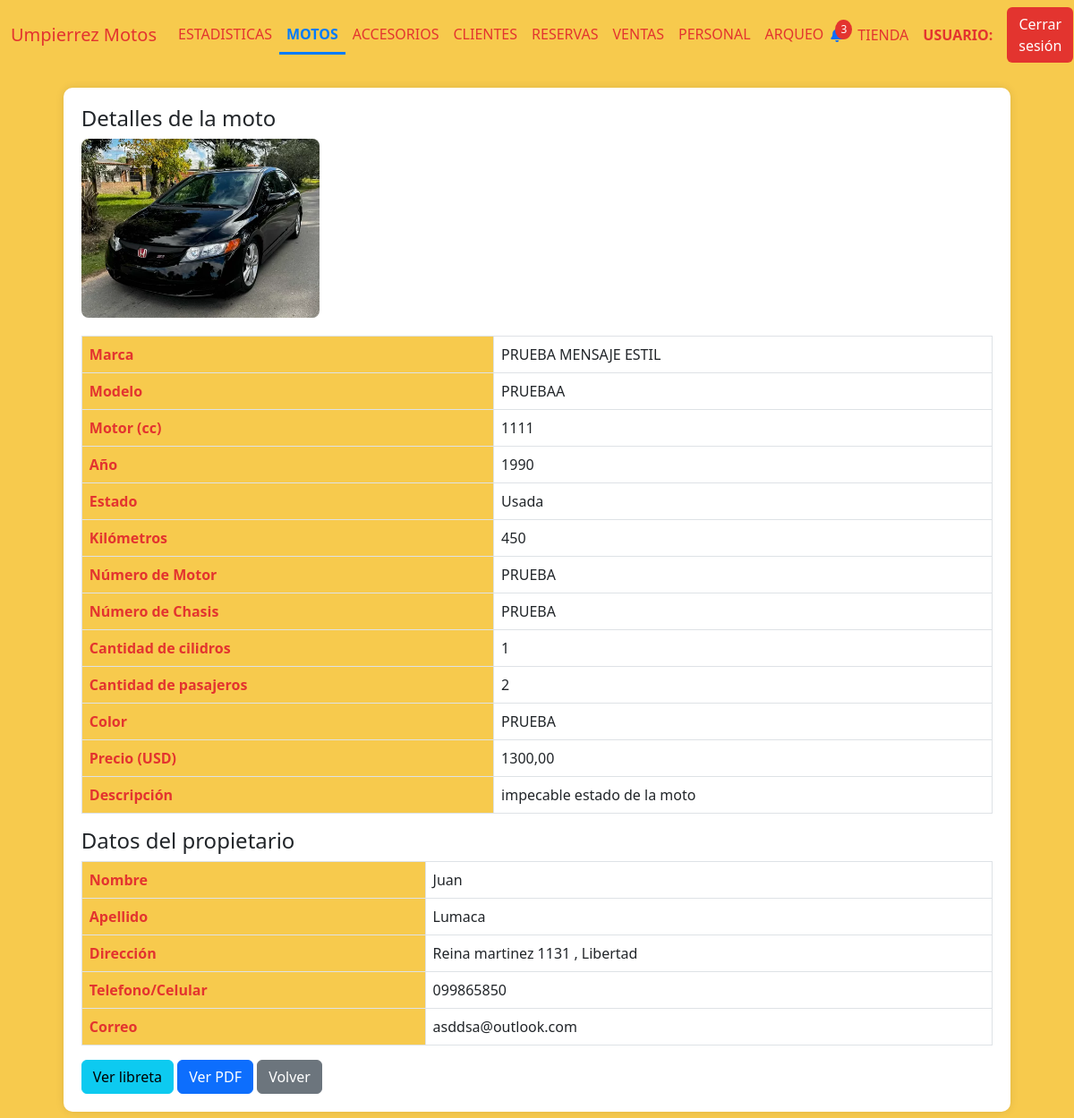
The page /moto_detalles/35 (signed in) on the database its author committed.
### AppUM/models.py (models this page shows)
class Moto(models.Model):
    marca = models.CharField(max_length=20)
    modelo = models.CharField(max_length=20)
    anio = models.IntegerField()
    motor = models.IntegerField()
    estado = models.CharField(max_length=10)
    kilometros = models.IntegerField()
    precio = models.DecimalField(max_digits=10, decimal_places=2)
    color = models.CharField(max_length=20)
    num_motor = models.CharField(max_length=40, unique=True)
    num_chasis = models.CharField(max_length=40, unique=True)
    num_cilindros = models.IntegerField(default=1)
    cantidad_pasajeros = models.IntegerField(default=2)
    foto = models.ImageField(null=True, blank=True, upload_to="motos/fotos/")
    pertenece_tienda = models.BooleanField()
    pertenece_taller = models.BooleanField()
    identificacion_pdf = models.FileField(upload_to='motos/pdfs/', null=True, blank=True)
    observaciones = models.TextField(null=True, blank=True)
    fecha_ingreso = models.DateTimeField(auto_now_add=True)
    moneda_precio = models.CharField(max_length=10,default=True,null=True)

class Cliente(models.Model):
    documento = models.CharField(max_length=20, unique=True)
    nombre = models.CharField(max_length=20)
    apellido  = models.CharField(max_length=20)
    fecha_nacimiento = models.DateField()
    ciudad = models.CharField(max_length=40)
    calle = models.CharField(max_length=40)
    numero = models.IntegerField()
    num_apartamento = models.IntegerField()

class ClienteTelefono(models.Model):
    cliente = models.ForeignKey(Cliente, related_name='cliente_telefono', on_delete=models.CASCADE, null=True)
    telefono = models.CharField(max_length=10,unique=True)
    principal = models.BooleanField(default=True)

class ClienteCorreo(models.Model):
    cliente = models.ForeignKey(Cliente, related_name='cliente_correo', on_delete=models.CASCADE, null=True)
    correo = models.CharField(max_length=100, unique=True)
    principal = models.BooleanField(default=True)

### AppUM/decorators.py (the view)
    def _wrapped_view(request, *args, **kwargs):
        user = request.user
        if user.is_authenticated:
            usuario_consulta = Personal.objects.filter(usuario=user.username).first()
            if usuario_consulta:
                if Administrativo.objects.filter(personal_ptr_id=usuario_consulta.id,activo=1).exists():
                    return view_func(request, *args, **kwargs)
                else:
                    raise PermissionDenied
            else:
                return view_func(request, *args, **kwargs)
        else:
            return redirect('Login')  # Redirigir al login si no está autenticado

### AppUM/templates/perfil_administrativo/motos/detalles_moto.html (shortened to what this page needs)
{% extends "perfil_administrativo/padre_perfil_administrativo.html" %}
{% load static %}
{% block contenidoQueCambia %}
<div class="table-container" id="motoDetails">
    <h4>Detalles de la moto</h4>
    {% if moto.foto %}
        <div class="text-center">
            <img src="{{ moto.foto.url }}" alt="Foto de la moto" class="imagen-moto">
        </div>
    {% else %}
        <div class="text-center mt-3">
            <div class="alert alert-warning" role="alert">
                Esta moto no tiene una foto disponible.
            </div>
        </div>
    {% endif %}
    <table class="table table-bordered">
        <tbody>
            <tr>
                <th scope="row">Marca</th>
                <td>{{ moto.marca }}</td>
            </tr>
            <tr>
                <th scope="row">Modelo</th>
                <td>{{ moto.modelo }}</td>
            </tr>
            <tr>
                <th scope="row">Motor (cc)</th>
                <td>{{ moto.motor }}</td>
            </tr>
            <tr>
                <th scope="row">Año</th>
                <td>{{ moto.anio }}</td>
            </tr>
            <tr>
                <th scope="row">Estado</th>
                <td>{{ moto.estado }}</td>
            </tr>
            <tr>
                <th scope="row">Kilómetros</th>
                <td>{{ moto.kilometros }}</td>
            </tr>
            <tr>
                <th scope="row">Número de Motor</th>
                <td>{{ moto.num_motor }}</td>
            </tr>
            <tr>
                <th scope="row">Número de Chasis</th>
                <td>{{ moto.num_chasis }}</td>
            </tr>
            <tr>
                <th scope="row">Cantidad de cilidros</th>
                <td>{{ moto.num_cilindros }}</td>
            </tr>
            <tr>
                <th scope="row">Cantidad de pasajeros</th>
                <td>{{ moto.cantidad_pasajeros }}</td>
            </tr>
            <tr>
                <th scope="row">Color</th>
                <td>{{ moto.color }}</td>
            </tr>
            <tr>
                <th scope="row">Precio (USD)</th>
                <td>{{ moto.precio }}</td>
            </tr>
            <tr>
                <th scope="row">Descripción</th>
                <td class="descripcion-celda">{{ descripcion }}</td>
            </tr>
        </tbody>
    </table>
    {% if cliente %}
    <h4>Datos del propietario</h4>
    <table class="table table-bordered">
        <tbody>
            <tr>
                <th scope="row">Nombre</th>
                <td>{{ cliente.nombre }}</td>
            </tr>
            <tr>
                <th scope="row">Apellido</th>
                <td>{{ cliente.apellido }}</td>
            </tr>
            <tr>
                <th scope="row">Dirección</th>
                <td>{{ cliente.calle }} {{ cliente.numero }} {% if cliente.num_apartamento %} Apartamento {{ cliente.num_apartamento }} {% endif %}, {{ cliente.ciudad }}</td>
            </tr>
            <tr>
                <th scope="row">Telefono/Celular</th>
                <td>{{ telefono_principal }}</td>
            </tr>
            <tr>
                <th scope="row">Correo</th>
                <td>{{ correo }}</td>
            </tr>
        </tbody>
    </table>
    {% endif %}
    {% if libreta %}
            <a href="{{ libreta }}" class="btn btn-info" target="_blank">Ver libreta</a>
        {% else %}
            <div class="alert alert-warning mb-0" role="alert">
                No existe libreta de propiedad.
            </div>
        {% endif %}
    {% if pdf %}
        <a href="{{ pdf }}" class="btn btn-primary" target="_blank">Ver PDF</a>
    {% else %}
        <div class="alert alert-info mt-3" role="alert">
            No hay un PDF disponible para esta moto.
        </div>
    {% endif %}
    <a href="{% url 'Motos' %}" class="btn btn-secondary">Volver</a>
</div>
{% endblock %}

### AppUM/static/css/styles.css (style rules this page uses)
body { background-color: #f7ca4d; }
.table-container { background-color: #fff; border-radius: 10px; padding: 20px; box-shadow: 0px 0px 10px rgba(0, 0, 0, 0.1); margin: 20px auto; max-width: 90%; }
.table th { background-color: #f7ca4d; color: #e3342f; }

### AppUM/templates/perfil_administrativo/motos/detalles_moto.html (style rules this page uses)
.descripcion-celda { max-width: 300px; white-space: normal; word-wrap: break-word; overflow-y: auto; max-height: 150px; }
.imagen-moto { display: block; max-width: 300px; max-height: 200px; margin-bottom: 20px; border-radius: 8px; object-fit: cover; }

### rows shown on the page
Moto: foto (picture), marca "PRUEBA MENSAJE ESTIL", modelo "PRUEBAA", motor "1111", anio "1990", estado "Usada", kilometros "450", num_motor "PRUEBA", num_chasis "PRUEBA", num_cilindros "1", cantidad_pasajeros "2", color "PRUEBA", precio "1300,00", observaciones "impecable estado de la moto"
Cliente: nombre "Juan", apellido "Lumaca", calle "Reina martinez", numero "1131", ciudad "Libertad"
ClienteTelefono: telefono "099865850"
ClienteCorreo: correo "asddsa@outlook.com"
